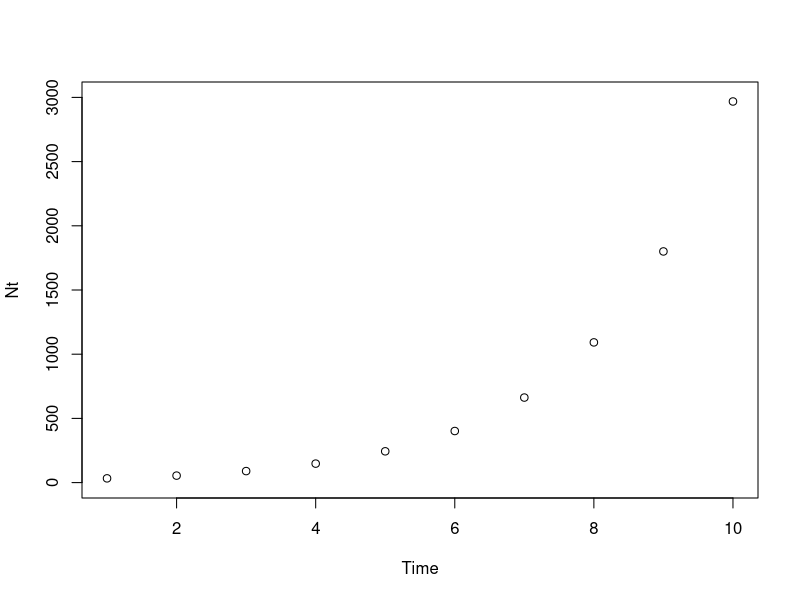
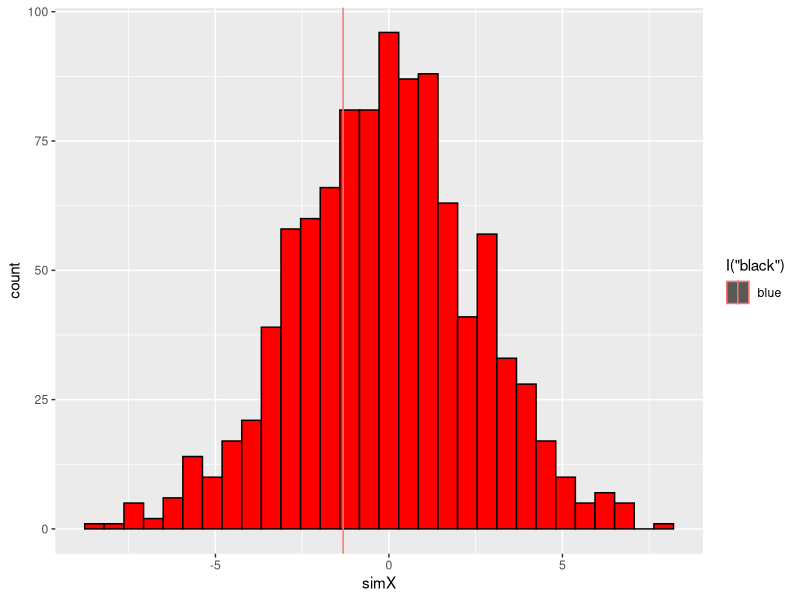
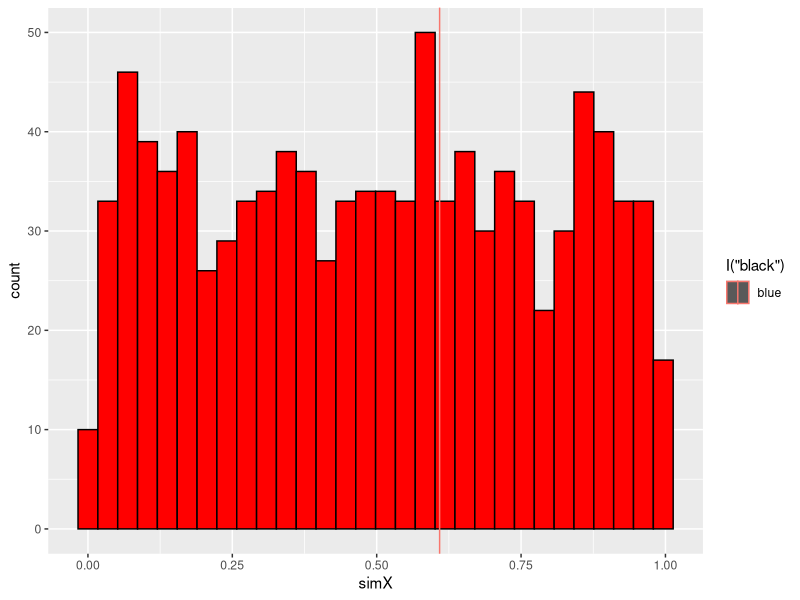

Here is the R script that generated these plots, in order:
## ---- chunk 1
# exponential growth N(t)=N(0)e^(r)(t)

##################################################
# function: exponentail growth
# input: N(0)= inital population
#       e^rt; e is a constant = 2.71, r = intrinsic rate of increase, t = time 
# output: N and time t
#------------------------------------------------- 
ExponentialCurve<-function(N0=20,r=0.5,t=1:10){
  
  Nt<- N0*exp(r*t)
return(Nt)
}
head(ExponentialCurve())
## ---- chunk 2
# function: ExponentialPlot
# plot exponential growth curve
# input: N(0)= inital population
#       e^rt; e is a constant = 2.71, r = intrinsic rate of increase, t = time 
# output:graphical representation of exponential plot
#------------------------------------------------- 
ExponentialPlot <- function(N0=20,r=0.5,t=1:10) {
plot(x=t,y= N0*exp(r*t),type="p",xlab="Time",ylab="Nt",ylim=c(0,3000))
#mtext(paste("t =", t,"  e =",e),cex=0.7) 
      return()
}
ExponentialPlot()
## ---- chunk 3
myData<-read.csv(file="hw11.csv")
#preliminaries
library(ggplot2)
library(TeachingDemos)
char2seed("May Flowers")
 
########################################################
# FUNCTION: readData
# read in or generate data frame
# input: file name (or nothing for demo)
# output: 3-column data frame of observed data (ID, xj, y)
#-------------------------------------------------------
readData <- function(z=NULL) {
             if(is.null(z)) {
               xVar <- myData$xVar
               yVar <- myData$yVar
               dF <- data.frame(ID=seq_along(xVar),xVar,yVar) }
 
               return(dF)
}
readData()             
  
########################################################
# FUNCTION: getMetric
# calculate metric for randomization test
# input: 3-column data frame for regression
# output: regression slope
#-------------------------------------------------------
getMetric <- function(z=NULL) {
              if(is.null(z)) {
                xVar <- myData$xVar
                yVar <- myData$yVar
                z <- data.frame(ID=seq_along(xVar),xVar,yVar) }
 
  . <- lm(z[,3]~z[,2])
  . <- summary(.)
  . <- .$coefficients[2,1]
  slope <- .
  return(slope)
 
}
getMetric()
 
########################################################
# FUNCTION: shuffleData
# randomize data for regression analysis
# input: 3-column data frame (ID,xVar,yVar)
# output: 3-column data frame (ID,xVar,yVar)
#-------------------------------------------------------
shuffleData <- function(z=NULL) {
                 if(is.null(z)) {
                 xVar <- myData$xVar
                 yVar <- myData$yVar
                 z <- data.frame(ID=seq_along(xVar),xVar,yVar) }
z[,3] <- sample(z[,3])
return(z)
}
shuffleData()
 
########################################################
# FUNCTION: getPVal
# calculate p value for observed, simulated data
# input: -list of observed metric
#        -vector of simulated metric
# output: lower, upper tail probability vector
#-------------------------------------------------------
getPVal <- function(z=NULL) {
            if(is.null(z)){
              z <- list(xObs=runif(1), xSim=runif(1000)) }
 
  pLower <- mean(z[[2]] <=z[[1]])
  pUpper <- mean(z[[2]] >=z[[1]])
 
  return(c(pL=pLower,pU=pUpper))
 
}
getPVal()
#----------------------------------------------
# main body of code
nSim <- 1000 # number of simulations
Xsim <- rep(NA,nSim) # will hold simulated slopes
 
dF <- readData()
Xobs <- getMetric(dF)
 
for (i in seq_len(nSim)) {
  Xsim[i] <- getMetric(shuffleData(dF))}
 
slopes <- list(Xobs,Xsim)
getPVal(slopes)
 
 
########################################################
# FUNCTION: plotRanTest
# ggplot graph
# input: list of the observed metric and vector of simulated metric
# output: ggplot graph
#-------------------------------------------------------
plotRanTest <- function(z=NULL) {
                if(is.null(z)){
                z <- list(xObs=runif(1), xSim=runif(1000)) }
 
dF <- data.frame(ID=seq_along(z[[2]]),
                 simX=z[[2]])
p1 <- ggplot(data=dF,mapping=aes(x=simX))
p1 + geom_histogram(mapping=aes(fill=I("red"), color=I("black"))) + geom_vline(aes(xintercept=z[[1]],col="blue"))
}
plotRanTest(slopes)
plotRanTest()
## ---- chunk 4
anovaread<-aov(xVar~yVar,data=readData())
anovashuffle<-aov(xVar~yVar,data=shuffleData())
summary(anovaread)
summary(anovashuffle)
